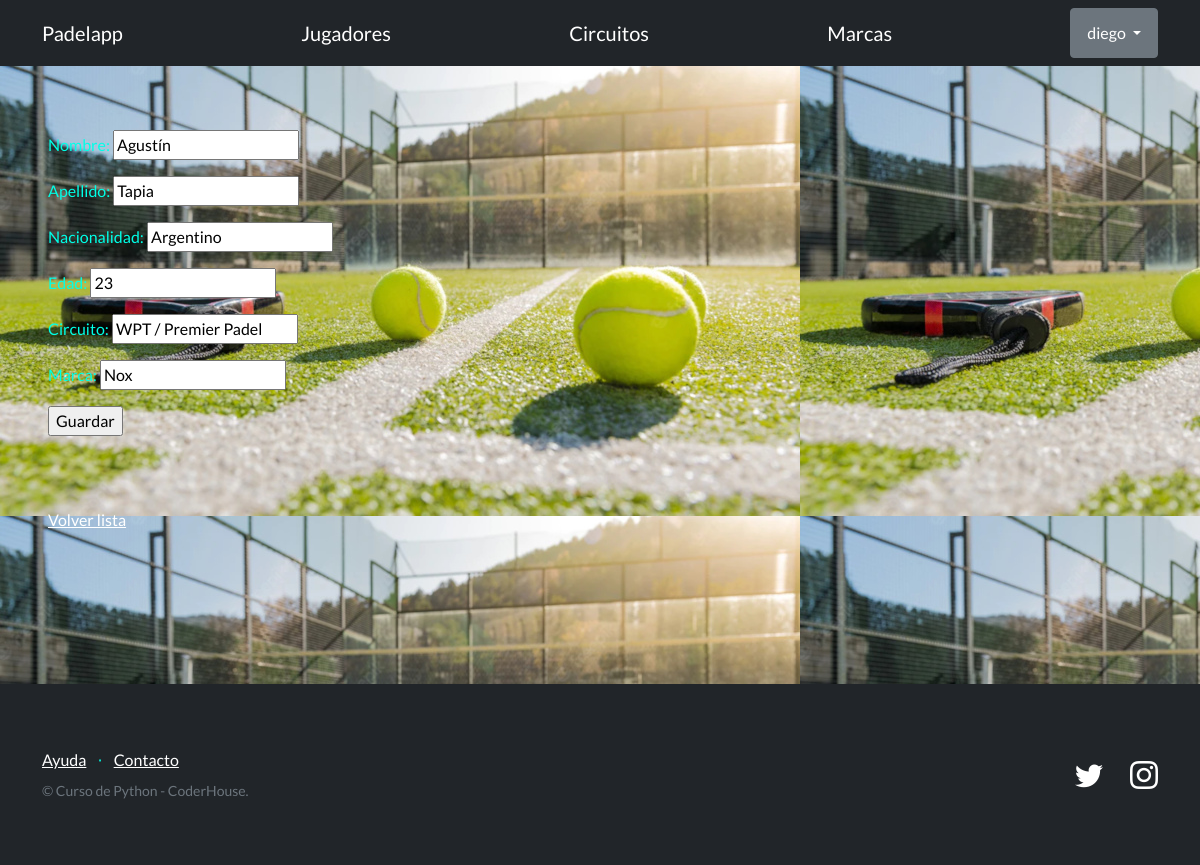
The page /PadelApp/editar_jugadores/3/ (signed in) on the database its author committed.
### PadelApp/models.py (models this page shows, shortened)
class Jugadores(models.Model):
    nombre =  models.CharField(max_length=64)
    apellido =  models.CharField(max_length=64)
    nacionalidad =  models.CharField(max_length=64)
    edad = models.IntegerField()
    circuito = models.CharField(max_length=64)
    marca = models.CharField(max_length=64, blank=True)
    creador = models.ForeignKey(User, on_delete=models.SET_NULL, null=True)

### PadelApp/views.py (the view)
# urls.py: path("editar_jugadores/<int:pk>/", JugadorUpdateView.as_view(), name="editar_jugador" ),
class JugadorUpdateView(LoginRequiredMixin, PermissionRequiredMixin, UpdateView):
    model = Jugadores
    permission_required = "jugadores.change_jugador"
    template_name = "PadelApp/jugadores_form.html"
    fields = ("nombre", "apellido", "nacionalidad", "edad","circuito",  "marca" )
    success_url = reverse_lazy('listar_jugadores')

### PadelApp/templates/PadelApp/jugadores_form.html (shortened to what this page needs)
{% extends "PadelApp/base2.html" %}
{% block contenido %}
<form method="post">
  {{ form.as_p }}
  <input type="submit" value="Guardar" />
</form>
<br>
<br>
<br>
<a href="{% url 'listar_jugadores' %}">Volver lista</a>
{% endblock contenido %}

### PadelApp/templates/PadelApp/base2.html (shortened to what this page needs)
{% load static %}
<!DOCTYPE html>
<html lang="en">
    <head>
        <link href="https://cdn.jsdelivr.net/npm/bootstrap-icons@1.5.0/font/bootstrap-icons.css" rel="stylesheet" type="text/css" />
        <link href="{% static 'css/styles.css' %}" rel="stylesheet" />
    </head>
    <body>
        <nav class="navbar bg-dark" data-bs-theme="dark">
            <div class="container">
                <a class="navbar-brand" href="{% url 'inicio' %}">Padelapp</a>
                <a class="navbar-brand" href="{% url 'listar_jugadores' %}">Jugadores</a>
                <a class="navbar-brand" href="{% url 'listar_circuitos' %}">Circuitos</a>
                <a class="navbar-brand" href="{% url 'listar_marcas' %}">Marcas</a>
                {% if user.is_authenticated %}
                <div class="dropdown">
                    <button class="btn btn-secondary dropdown-toggle" type="button" id="dropdownMenuButton1" data-bs-toggle="dropdown" aria-expanded="false">
                        <div style="display: inline-flex;">
                            <span>{{ user.username }}</span>
                        </div>
                    </button>
                    </div>
                </div>
                {% else %}
                <a class="btn btn-primary" href="{% url 'login' %}">Iniciar sesión</a>
                <a class="btn btn-success" href="{% url 'registro' %}">Crear nueva cuenta</a>
                {% endif %}
        </nav>
        <section style="padding: 4rem 3rem; background-image: url('/static/cancha.jpeg');">
            <div id="main">
            {% block contenido %}{% endblock contenido %}
        </section>
        <footer class="footer bg-dark">
            <div class="container">
                <div class="row">
                    <div class="col-lg-6 h-100 text-center text-lg-start my-auto">
                        <ul class="list-inline mb-2">
                            <li class="list-inline-item"><a href="#!">Ayuda</a></li>
                            <li class="list-inline-item">⋅</li>
                            <li class="list-inline-item"><a href="#!">Contacto</a></li>
                        </ul>
                        <p class="text-muted small mb-4 mb-lg-0">&copy; Curso de Python - CoderHouse.</p>
                    </div>
                    <div class="col-lg-6 h-100 text-center text-lg-end my-auto">
                        <ul class="list-inline mb-0">
                            <li class="list-inline-item me-4">
                                <a href="https://twitter.com/coderhouse"><i class="bi-twitter fs-3"></i></a>
                            </li>
                            <li class="list-inline-item">
                                <a href="https://www.instagram.com/coderhouse/?hl=es"><i class="bi-instagram fs-3"></i></a>
                            </li>
                        </ul>
                    </div>
                </div>
            </div>
        </footer>
    </body>
</html>

### PadelApp/templates/PadelApp/base2.html (style rules this page uses)
body { height: 100vh; background-image: url('/static/cancha.jpeg'); background-size: cover; background-position: center; }
section { padding: 4rem 3rem; }
#main { min-height: calc(70vh - 70px); }

### rows shown on the page
Jugadores: nombre "Agustín", apellido "Tapia", nacionalidad "Argentino", edad "23", circuito "WPT / Premier Padel", marca "Nox"

### other values the page prints
{{ user.username }} "diego"
